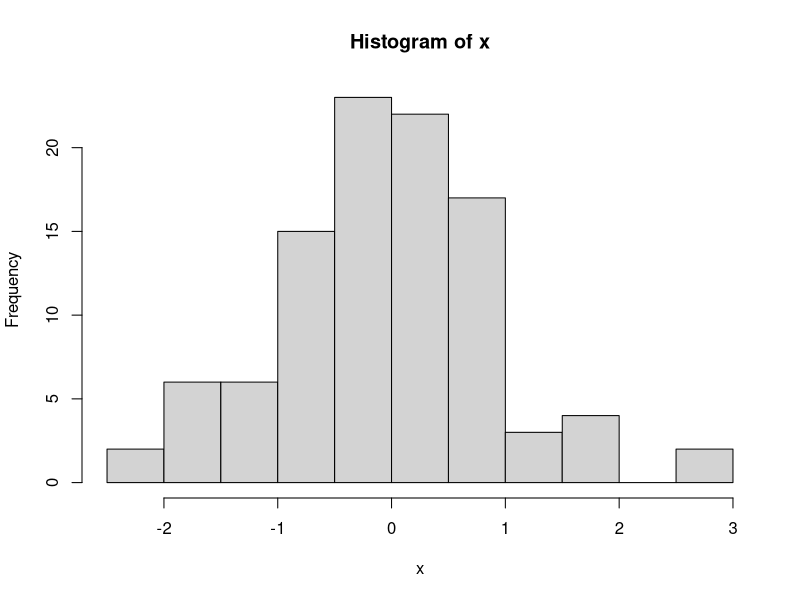
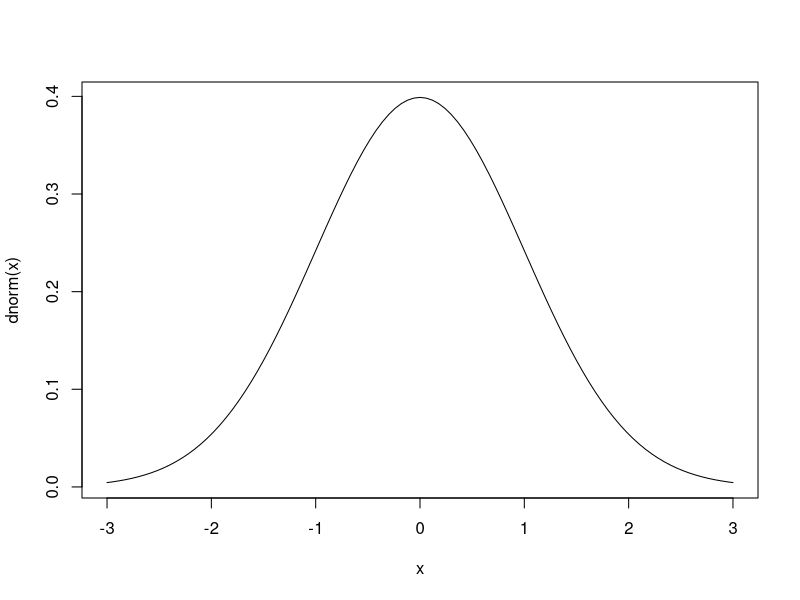
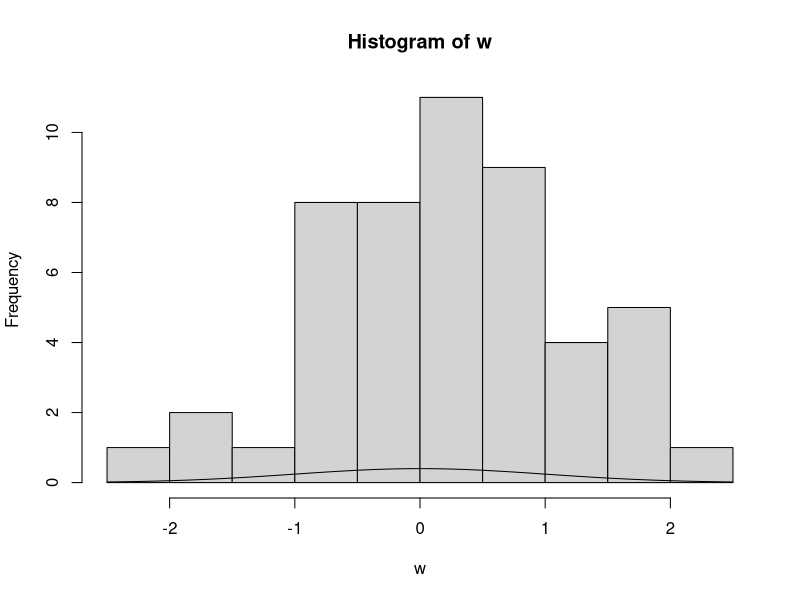
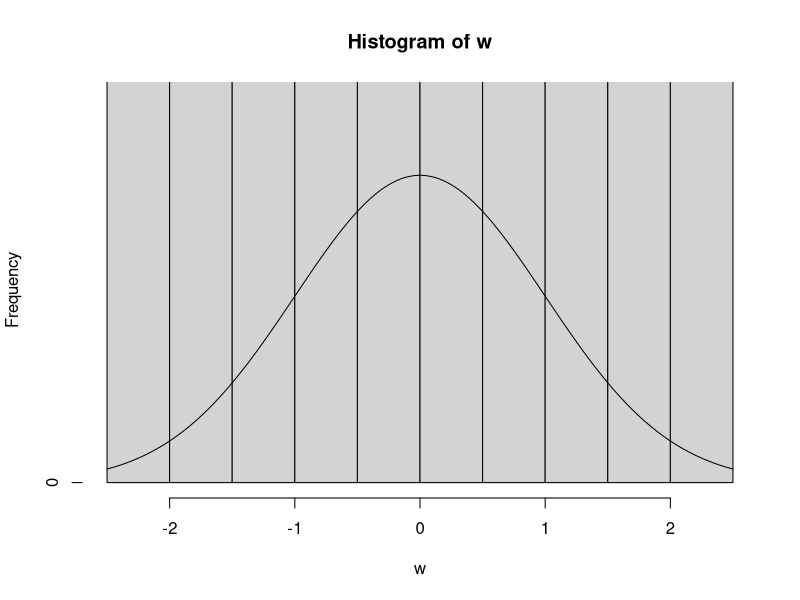
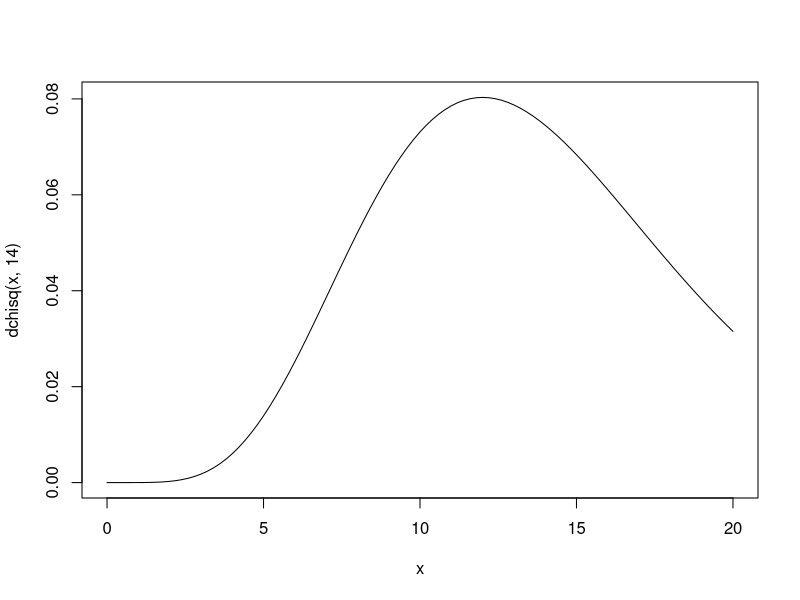
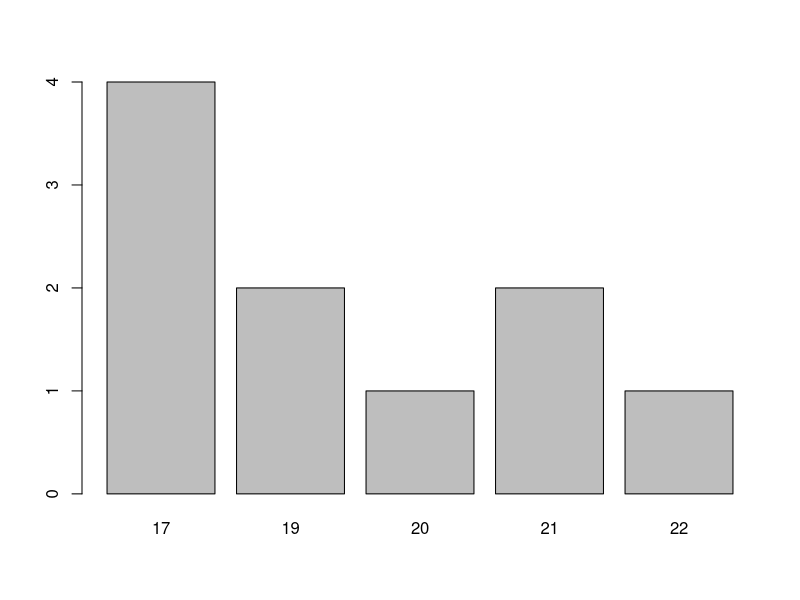
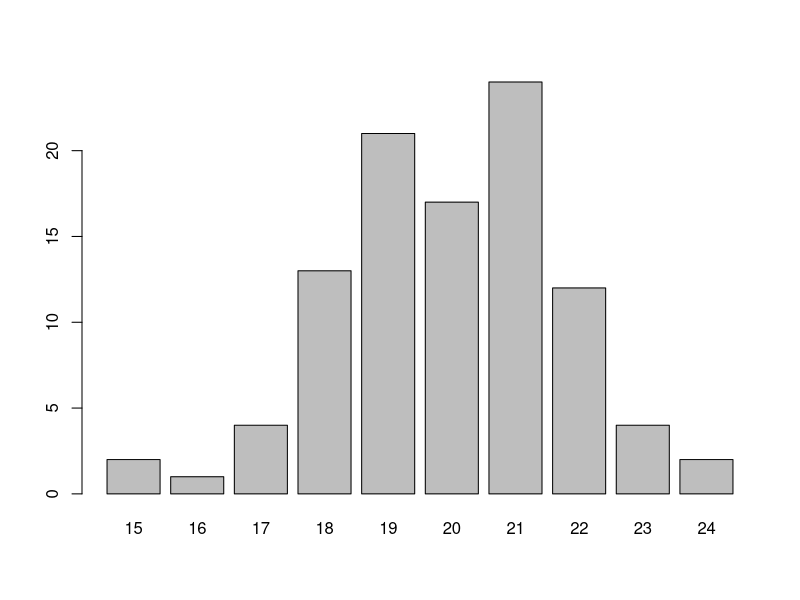

Reproduce these figures in R, in order.
## ---- chunk 1
#This code is for the area under he standard normal (mean of 0 and standard deviation of 1) density curve (the cumulative probability) to the left of x=1.25.
pnorm(1.25)
#This code is the area under 2 the density curve left of 2.8 with mean of 2 and standard deviation of 3. 
pnorm(2.8, 2, 3)
#This code is for the cumulative probability of the chi squared distribution left of 13.8 with 25 degrees of freedom.
pchisq(13.9, 25)
#The next two codes are for the area right of 4 on the exponential distribution with the parameter of 10, since the value is so close to 0 the first code evaluates to 0 due to rounding.
1 - pexp(4, 10)
pexp(4, 10, lower.tail=FALSE)
#The cumulative probability left of 3.9 of the a t-ditribution with 7 degrees of freedom.
pt(3.9, 7)

## ---- chunk 2
#This code will find the value q so that the area under the standerd normal curve left of q is 25% otherwise known as the 25th percential.  
qnorm(.25)
#This code will do the same as above but the curve will have a mean of 2 and a standard deviation of 3
qnorm(.75, 2,3)
#This code will find the value q where 97.5% of the area under the t-distibution curve with 13 degrees of freedom falls. 
qt(.975, 13)

## ---- chunk 3
#Generates 100 random numbers with a normal distribution
rnorm(100)
#Stores the 100 random numbers in a vector with the veriable x.
x <- rnorm(100)
#This command creates a histogram of vector x
hist(x)
#Generates 10 random numberes using the chi squared distribution with 23 degress of freedom.
rchisq(10, 23)

## ---- chunk 4
#Creates a plot of the normal density curve between -3 to 3.
curve(dnorm(x), from = -3, to = 3)
#Stores 50 random numbers with a normal distibution to w.
w <- rnorm(50)
#Creates a histogram of the the random numbers while holding scaling the area to 1.
hist(w, freq = TRUE) 
#Imposes a normal distribution curve over the previous ous histogram.
curve(dnorm(x), add = TRUE)
#Does the same as before but holds the y axis beween 0 and .5 of the histogram.
hist(w, freq = TRUE, ylim = c(0, .5))
curve(dnorm(x), add=TRUE)
#Plots the chi-sq distribution with 14 degrees of freedom  betwwn 0 and 20.
curve(dchisq(x, 14), from = 0, to = 20)

## ---- chunk 5
#The probability of being able to get 5 heads out of 16 toses with a bias coin with .8 probality of being heads.
dbinom(5,16, .8)
#The direct calculation of probality using the choose opperation and and setting the bias of the coin. 
choose(16,5)*.8^5*.2^11
#The probality of only getting 5 heads is.
pbinom(5,16,.8)
#The same as above but summing the probality of getting heads form 0 to 5.
dbinom(0,16,.8)+dbinom(1,16,.8)+dbinom(2,16,.8)+dbinom(3,16,.8)+dbinom(4,16,.8)+dbinom(5,16,.8)
#The number times you can get heads so that its pobality is greater or equal to 25%.
qbinom(.25,16,.8)
#The probablity of getting 11 heads which is less than 25%.
pbinom(11, 16, .8)
#The probality of getting 12 which is greater than 25%.
pbinom(12, 16, .8)

## ---- chunk 6
#This code will produce the probality of getting a head on the 4th tosses with the same coin, dgeom(failures, p).
dgeom(3,.8)
#The probility that a head orrors oin the first 4 toses.
pgeom(3,.8)

## ---- chunk 7
#In this example we are assuming that the earthquakes in california follow a poisson distribution and that they experiance about 5 a year what is the probality of 3.
dpois(3,5)
#The direct calulation of the poisson distribution as a funtion.
5^3*exp(-5)/(3*2)

## ---- chunk 8
# This code simulates 25 flips of a biased coin where P(Head) = 0.8 or 80%.
# The output is the total count of heads (or successes) in those 25 flips.
rbinom(1,25,.8)

# This value seeds the pseudo-random number generator in R. It is optional.
# Anyone using the same seed value will generate identical "random" values.
set.seed(0)

# This code simulates 25 flips of a biased coin where P(Head) = 0.8 or 80%.
# The experiment is repeated 10 times; output is the total number of heads.
# There will be a total of ten values, one for each repetition of 25 flips.
# Those ten values will be stored in a vector called "heads".
heads <- rbinom(10, 25, .8)

# This code prints out the values in the vector heads.
heads

# This code creates a frequency table of the values in the vector heads.  
table(heads)

# This code creates a bar chart of the values in the vector heads.
barplot(table(heads))

# This code simulates 25 flips of a biased coin where P(Head) = 0.8 or 80%.
# The experiment is repeated 100 times; output is the total number of heads.
# There will be a total of 100 values, one for each repetition of 25 flips.
# Those 100 values will be stored in a vector called "heads2".
heads2 <- rbinom(100, 25, .8)

# This code prints out the values in the vector heads2.
heads2

# This code creates a frequency table of the values in the vector heads2. 
table(heads2)

# This code creates a bar chart of the values in the vector heads.
barplot(table(heads2))
